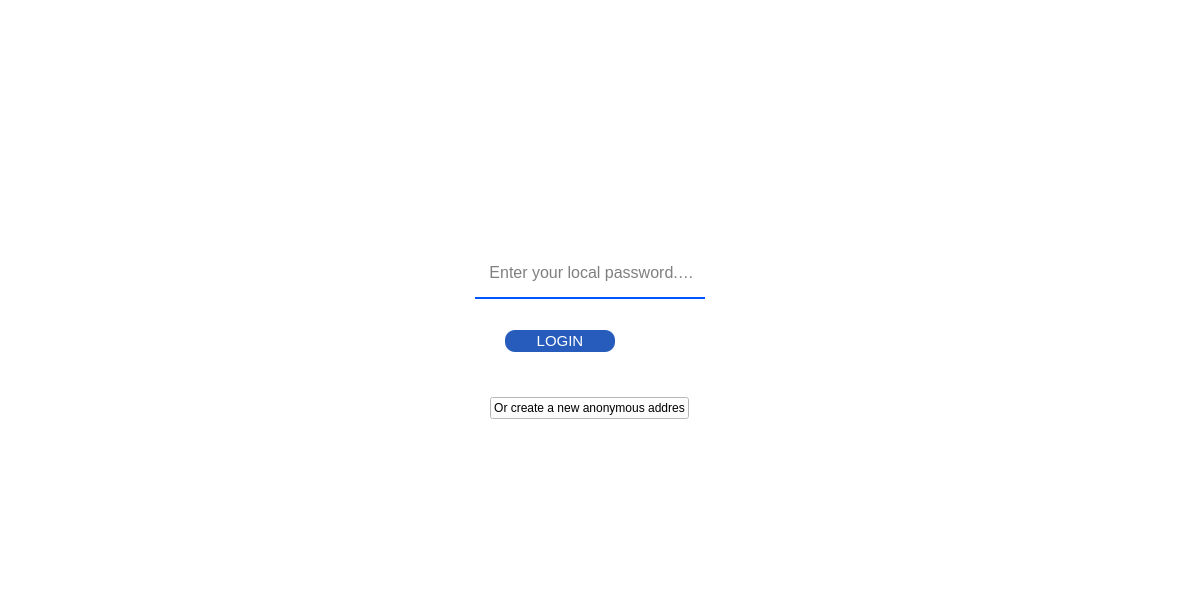
<?xml version="1.0" encoding="UTF-8"?>
<ui version="4.0">
 <class>Form</class>
 <widget class="QWidget" name="Form">
  <property name="geometry">
   <rect>
    <x>0</x>
    <y>0</y>
    <width>1179</width>
    <height>615</height>
   </rect>
  </property>
  <property name="sizePolicy">
   <sizepolicy hsizetype="Preferred" vsizetype="Preferred">
    <horstretch>1</horstretch>
    <verstretch>0</verstretch>
   </sizepolicy>
  </property>
  <property name="cursor">
   <cursorShape>ArrowCursor</cursorShape>
  </property>
  <property name="windowTitle">
   <string>Form</string>
  </property>
  <property name="styleSheet">
   <string notr="true">background-color: rgb(255, 255, 255);</string>
  </property>
  <layout class="QGridLayout" name="gridLayout_3">
   <item row="1" column="1" rowspan="2">
    <layout class="QVBoxLayout" name="verticalLayout_8">
     <item>
      <layout class="QVBoxLayout" name="verticalLayout_7">
       <item>
        <layout class="QGridLayout" name="gridLayout">
         <item row="0" column="2">
          <spacer name="horizontalSpacer_4">
           <property name="orientation">
            <enum>Qt::Horizontal</enum>
           </property>
           <property name="sizeHint" stdset="0">
            <size>
             <width>40</width>
             <height>20</height>
            </size>
           </property>
          </spacer>
         </item>
         <item row="1" column="1">
          <spacer name="verticalSpacer">
           <property name="orientation">
            <enum>Qt::Vertical</enum>
           </property>
           <property name="sizeHint" stdset="0">
            <size>
             <width>20</width>
             <height>40</height>
            </size>
           </property>
          </spacer>
         </item>
         <item row="0" column="0">
          <spacer name="horizontalSpacer_3">
           <property name="orientation">
            <enum>Qt::Horizontal</enum>
           </property>
           <property name="sizeHint" stdset="0">
            <size>
             <width>40</width>
             <height>20</height>
            </size>
           </property>
          </spacer>
         </item>
         <item row="0" column="1">
          <widget class="QLabel" name="label">
           <property name="text">
            <string/>
           </property>
           <property name="pixmap">
            <pixmap>2020-08-08_012419.png</pixmap>
           </property>
           <property name="scaledContents">
            <bool>true</bool>
           </property>
          </widget>
         </item>
        </layout>
       </item>
       <item>
        <layout class="QVBoxLayout" name="verticalLayout_6">
         <property name="spacing">
          <number>0</number>
         </property>
         <item>
          <layout class="QVBoxLayout" name="verticalLayout_5">
           <property name="spacing">
            <number>0</number>
           </property>
           <item>
            <layout class="QHBoxLayout" name="horizontalLayout_2" stretch="0,5,0">
             <property name="spacing">
              <number>0</number>
             </property>
             <property name="sizeConstraint">
              <enum>QLayout::SetFixedSize</enum>
             </property>
             <property name="leftMargin">
              <number>0</number>
             </property>
             <property name="rightMargin">
              <number>0</number>
             </property>
             <item>
              <spacer name="horizontalSpacer_2">
               <property name="orientation">
                <enum>Qt::Horizontal</enum>
               </property>
               <property name="sizeHint" stdset="0">
                <size>
                 <width>40</width>
                 <height>20</height>
                </size>
               </property>
              </spacer>
             </item>
             <item>
              <widget class="QLineEdit" name="lineEdit">
               <property name="sizePolicy">
                <sizepolicy hsizetype="Expanding" vsizetype="Fixed">
                 <horstretch>2</horstretch>
                 <verstretch>1</verstretch>
                </sizepolicy>
               </property>
               <property name="minimumSize">
                <size>
                 <width>230</width>
                 <height>0</height>
                </size>
               </property>
               <property name="maximumSize">
                <size>
                 <width>230</width>
                 <height>16777215</height>
                </size>
               </property>
               <property name="font">
                <font>
                 <family>Segoe UI</family>
                 <pointsize>12</pointsize>
                </font>
               </property>
               <property name="layoutDirection">
                <enum>Qt::LeftToRight</enum>
               </property>
               <property name="autoFillBackground">
                <bool>false</bool>
               </property>
               <property name="styleSheet">
                <string notr="true">
border-radius: 10px;
padding: 0 8px;
background: white;
selection-background-color: darkgray;
</string>
               </property>
               <property name="inputMethodHints">
                <set>Qt::ImhNone</set>
               </property>
               <property name="inputMask">
                <string notr="true"/>
               </property>
               <property name="text">
                <string/>
               </property>
               <property name="maxLength">
                <number>64</number>
               </property>
               <property name="echoMode">
                <enum>QLineEdit::Password</enum>
               </property>
               <property name="placeholderText">
                <string> Enter your local password. . .</string>
               </property>
               <property name="cursorMoveStyle">
                <enum>Qt::LogicalMoveStyle</enum>
               </property>
               <property name="clearButtonEnabled">
                <bool>true</bool>
               </property>
              </widget>
             </item>
             <item>
              <spacer name="horizontalSpacer_9">
               <property name="orientation">
                <enum>Qt::Horizontal</enum>
               </property>
               <property name="sizeHint" stdset="0">
                <size>
                 <width>40</width>
                 <height>20</height>
                </size>
               </property>
              </spacer>
             </item>
            </layout>
           </item>
           <item>
            <layout class="QHBoxLayout" name="horizontalLayout_3" stretch="1,0,1">
             <property name="spacing">
              <number>0</number>
             </property>
             <property name="leftMargin">
              <number>0</number>
             </property>
             <property name="topMargin">
              <number>5</number>
             </property>
             <property name="rightMargin">
              <number>0</number>
             </property>
             <property name="bottomMargin">
              <number>12</number>
             </property>
             <item>
              <spacer name="horizontalSpacer_12">
               <property name="orientation">
                <enum>Qt::Horizontal</enum>
               </property>
               <property name="sizeHint" stdset="0">
                <size>
                 <width>40</width>
                 <height>20</height>
                </size>
               </property>
              </spacer>
             </item>
             <item>
              <widget class="QLabel" name="label_2">
               <property name="minimumSize">
                <size>
                 <width>230</width>
                 <height>2</height>
                </size>
               </property>
               <property name="maximumSize">
                <size>
                 <width>230</width>
                 <height>2</height>
                </size>
               </property>
               <property name="styleSheet">
                <string notr="true">background-color: rgb(0, 85, 255)</string>
               </property>
               <property name="text">
                <string/>
               </property>
               <property name="pixmap">
                <pixmap>2020-08-08_004209.png</pixmap>
               </property>
               <property name="scaledContents">
                <bool>false</bool>
               </property>
              </widget>
             </item>
             <item>
              <spacer name="horizontalSpacer_13">
               <property name="orientation">
                <enum>Qt::Horizontal</enum>
               </property>
               <property name="sizeHint" stdset="0">
                <size>
                 <width>40</width>
                 <height>20</height>
                </size>
               </property>
              </spacer>
             </item>
            </layout>
           </item>
          </layout>
         </item>
         <item>
          <layout class="QVBoxLayout" name="verticalLayout_4">
           <item>
            <layout class="QVBoxLayout" name="verticalLayout_3">
             <item>
              <layout class="QHBoxLayout" name="horizontalLayout" stretch="2,3,0,1,1">
               <property name="spacing">
                <number>7</number>
               </property>
               <property name="leftMargin">
                <number>18</number>
               </property>
               <property name="topMargin">
                <number>10</number>
               </property>
               <property name="rightMargin">
                <number>30</number>
               </property>
               <property name="bottomMargin">
                <number>12</number>
               </property>
               <item>
                <spacer name="horizontalSpacer_10">
                 <property name="orientation">
                  <enum>Qt::Horizontal</enum>
                 </property>
                 <property name="sizeHint" stdset="0">
                  <size>
                   <width>40</width>
                   <height>20</height>
                  </size>
                 </property>
                </spacer>
               </item>
               <item>
                <widget class="QPushButton" name="pushButton">
                 <property name="sizePolicy">
                  <sizepolicy hsizetype="Minimum" vsizetype="Minimum">
                   <horstretch>1</horstretch>
                   <verstretch>1</verstretch>
                  </sizepolicy>
                 </property>
                 <property name="minimumSize">
                  <size>
                   <width>110</width>
                   <height>22</height>
                  </size>
                 </property>
                 <property name="maximumSize">
                  <size>
                   <width>110</width>
                   <height>22</height>
                  </size>
                 </property>
                 <property name="font">
                  <font>
                   <family>MS Shell Dlg 2</family>
                   <pointsize>11</pointsize>
                   <weight>50</weight>
                   <italic>false</italic>
                   <bold>false</bold>
                   <kerning>true</kerning>
                  </font>
                 </property>
                 <property name="cursor">
                  <cursorShape>PointingHandCursor</cursorShape>
                 </property>
                 <property name="styleSheet">
                  <string notr="true">
QPushButton{
border: none;
font: 8pt &quot;Vityaz&quot;;
border-radius: 10px;
padding: 0 8px;
background: white;
selection-background-color: darkgray;
background-color: rgb(39, 92, 189);
color: white;
font: 11pt &quot;MS Shell Dlg 2&quot;;
}

QPushButton:hover{
border: ipx solid #828282;
background-color: rgb(39, 92, 222);
}
QPushButton:hover:pressed{
border: 2px solid gray;
font: 8pt &quot;Vityaz&quot;;
border-radius: 10px;
padding: 0 8px;
background: gray;
selection-background-color: darkgray;
background-color: gray;

color: white;
font: 11pt &quot;MS Shell Dlg 2&quot;;
background-image: -webkit-linear-gradient(top, rgba(0, 0, 0, 0), rgba(0, 0, 0, 0.2));
background-image: -moz-linear-gradient(top, rgba(0, 0, 0, 0), rgba(0, 0, 0, 0.2));
background-image: -o-linear-gradient(top, rgba(0, 0, 0, 0), rgba(0, 0, 0, 0.2));
background-image: -ms-linear-gradient(top, rgba(0, 0, 0, 0), rgba(0, 0, 0, 0.2));
background-image: linear-gradient(top, rgba(0, 0, 0, 0), rgba(0, 0, 0, 0.2));
}</string>
                 </property>
                 <property name="text">
                  <string>LOGIN</string>
                 </property>
                </widget>
               </item>
               <item>
                <spacer name="horizontalSpacer">
                 <property name="orientation">
                  <enum>Qt::Horizontal</enum>
                 </property>
                 <property name="sizeHint" stdset="0">
                  <size>
                   <width>40</width>
                   <height>20</height>
                  </size>
                 </property>
                </spacer>
               </item>
               <item>
                <widget class="QLabel" name="label_3">
                 <property name="text">
                  <string/>
                 </property>
                 <property name="pixmap">
                  <pixmap>2020-08-08_004610.png</pixmap>
                 </property>
                </widget>
               </item>
               <item>
                <spacer name="horizontalSpacer_11">
                 <property name="orientation">
                  <enum>Qt::Horizontal</enum>
                 </property>
                 <property name="sizeHint" stdset="0">
                  <size>
                   <width>40</width>
                   <height>20</height>
                  </size>
                 </property>
                </spacer>
               </item>
              </layout>
             </item>
            </layout>
           </item>
          </layout>
         </item>
        </layout>
       </item>
      </layout>
     </item>
     <item>
      <layout class="QGridLayout" name="gridLayout_2">
       <property name="topMargin">
        <number>7</number>
       </property>
       <property name="rightMargin">
        <number>0</number>
       </property>
       <property name="bottomMargin">
        <number>0</number>
       </property>
       <item row="0" column="1">
        <spacer name="verticalSpacer_2">
         <property name="orientation">
          <enum>Qt::Vertical</enum>
         </property>
         <property name="sizeHint" stdset="0">
          <size>
           <width>20</width>
           <height>20</height>
          </size>
         </property>
        </spacer>
       </item>
       <item row="1" column="0">
        <spacer name="horizontalSpacer_5">
         <property name="orientation">
          <enum>Qt::Horizontal</enum>
         </property>
         <property name="sizeHint" stdset="0">
          <size>
           <width>40</width>
           <height>20</height>
          </size>
         </property>
        </spacer>
       </item>
       <item row="1" column="1">
        <layout class="QVBoxLayout" name="verticalLayout">
         <property name="spacing">
          <number>15</number>
         </property>
         <property name="topMargin">
          <number>0</number>
         </property>
         <property name="bottomMargin">
          <number>0</number>
         </property>
         <item>
          <widget class="QPushButton" name="pushButton_2">
           <property name="cursor">
            <cursorShape>PointingHandCursor</cursorShape>
           </property>
           <property name="styleSheet">
            <string notr="true">QPushButton{
background-color: rgb(255, 255, 255);
font: 9pt \&quot;MS Shell Dlg 2\&quot;;
color: rgb(68, 118, 179);
border-radius: 10px;
}

QPushButton:hover{
border: ipx solid #828282;
color: rgb(20, 120, 250);
}

QPushButton:hover:pressed{
background-color: rgb(255, 255, 255);
font: 9pt \&quot;MS Shell Dlg 2\&quot;;


color: black;
border-radius: 10px;
}</string>
           </property>
           <property name="text">
            <string>Or create a new anonymous addres</string>
           </property>
          </widget>
         </item>
        </layout>
       </item>
       <item row="1" column="2">
        <spacer name="horizontalSpacer_6">
         <property name="orientation">
          <enum>Qt::Horizontal</enum>
         </property>
         <property name="sizeHint" stdset="0">
          <size>
           <width>40</width>
           <height>20</height>
          </size>
         </property>
        </spacer>
       </item>
      </layout>
     </item>
    </layout>
   </item>
   <item row="3" column="1">
    <spacer name="verticalSpacer_3">
     <property name="orientation">
      <enum>Qt::Vertical</enum>
     </property>
     <property name="sizeHint" stdset="0">
      <size>
       <width>20</width>
       <height>28</height>
      </size>
     </property>
    </spacer>
   </item>
   <item row="1" column="0">
    <spacer name="horizontalSpacer_7">
     <property name="orientation">
      <enum>Qt::Horizontal</enum>
     </property>
     <property name="sizeHint" stdset="0">
      <size>
       <width>361</width>
       <height>20</height>
      </size>
     </property>
    </spacer>
   </item>
   <item row="2" column="2">
    <spacer name="horizontalSpacer_8">
     <property name="orientation">
      <enum>Qt::Horizontal</enum>
     </property>
     <property name="sizeHint" stdset="0">
      <size>
       <width>361</width>
       <height>20</height>
      </size>
     </property>
    </spacer>
   </item>
   <item row="0" column="1">
    <spacer name="verticalSpacer_4">
     <property name="orientation">
      <enum>Qt::Vertical</enum>
     </property>
     <property name="sizeHint" stdset="0">
      <size>
       <width>20</width>
       <height>28</height>
      </size>
     </property>
    </spacer>
   </item>
  </layout>
 </widget>
 <resources/>
 <connections/>
</ui>
